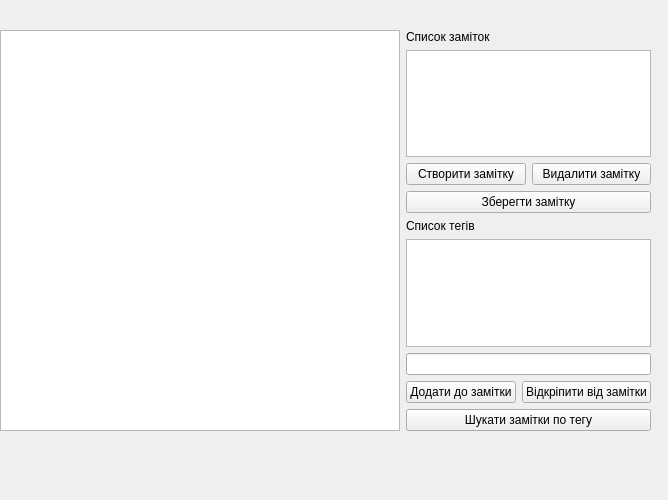
<?xml version="1.0" encoding="UTF-8"?>
<ui version="4.0">
 <class>MainWindow</class>
 <widget class="QMainWindow" name="MainWindow">
  <property name="geometry">
   <rect>
    <x>0</x>
    <y>0</y>
    <width>668</width>
    <height>500</height>
   </rect>
  </property>
  <property name="minimumSize">
   <size>
    <width>600</width>
    <height>500</height>
   </size>
  </property>
  <property name="windowTitle">
   <string>MainWindow</string>
  </property>
  <widget class="QWidget" name="centralwidget">
   <widget class="QWidget" name="horizontalLayoutWidget">
    <property name="geometry">
     <rect>
      <x>0</x>
      <y>30</y>
      <width>651</width>
      <height>401</height>
     </rect>
    </property>
    <layout class="QHBoxLayout" name="horizontalLayout" stretch="2,1">
     <item>
      <widget class="QTextEdit" name="textEdit"/>
     </item>
     <item>
      <layout class="QVBoxLayout" name="verticalLayout">
       <item>
        <widget class="QLabel" name="label">
         <property name="text">
          <string>Список заміток</string>
         </property>
        </widget>
       </item>
       <item>
        <widget class="QListWidget" name="listWidget"/>
       </item>
       <item>
        <layout class="QHBoxLayout" name="horizontalLayout_2">
         <item>
          <widget class="QPushButton" name="create_note">
           <property name="text">
            <string>Створити замітку</string>
           </property>
          </widget>
         </item>
         <item>
          <widget class="QPushButton" name="_">
           <property name="text">
            <string>Видалити замітку</string>
           </property>
          </widget>
         </item>
        </layout>
       </item>
       <item>
        <widget class="QPushButton" name="save_note">
         <property name="text">
          <string>Зберегти замітку</string>
         </property>
        </widget>
       </item>
       <item>
        <widget class="QLabel" name="label_2">
         <property name="text">
          <string>Список тегів</string>
         </property>
        </widget>
       </item>
       <item>
        <widget class="QListWidget" name="list_tegs"/>
       </item>
       <item>
        <widget class="QLineEdit" name="lineEdit"/>
       </item>
       <item>
        <layout class="QHBoxLayout" name="horizontalLayout_3">
         <item>
          <widget class="QPushButton" name="add_to_note">
           <property name="text">
            <string>Додати до замітки</string>
           </property>
          </widget>
         </item>
         <item>
          <widget class="QPushButton" name="delete_in_note">
           <property name="text">
            <string>Відкріпити від замітки</string>
           </property>
          </widget>
         </item>
        </layout>
       </item>
       <item>
        <widget class="QPushButton" name="search_notes_with_teg">
         <property name="text">
          <string>Шукати замітки по тегу</string>
         </property>
        </widget>
       </item>
      </layout>
     </item>
    </layout>
   </widget>
  </widget>
 </widget>
 <resources/>
 <connections/>
</ui>
